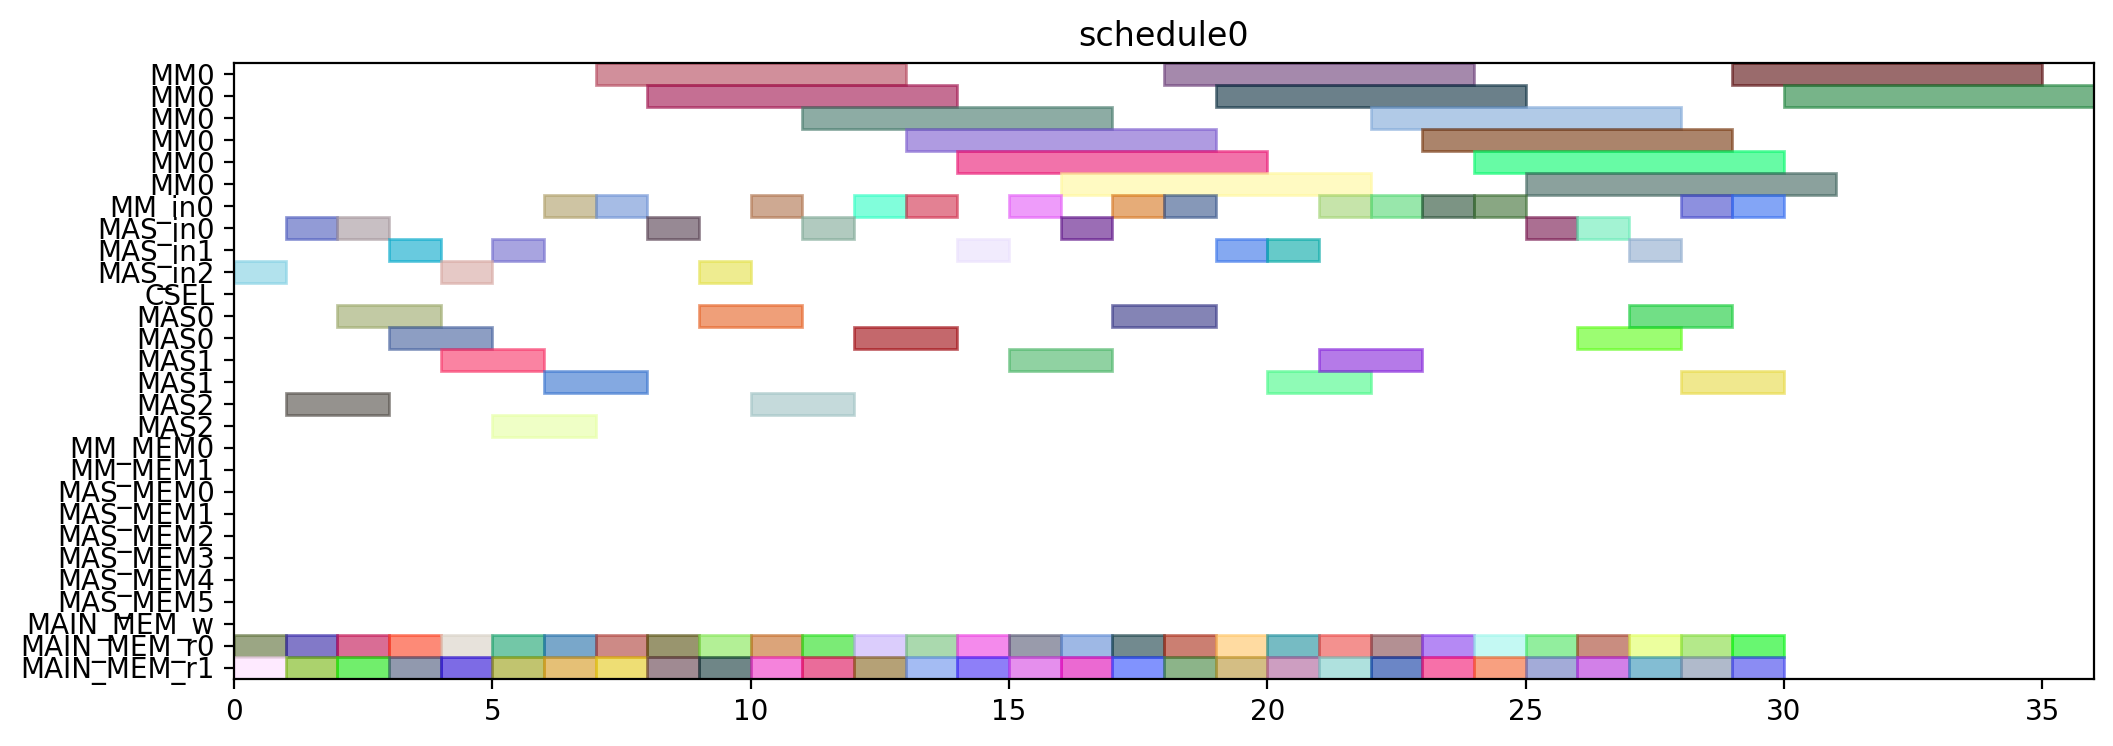

Write the Python code that produced this figure.
from pyschedule import Scenario, solvers, plotters, alt


def solve():
	horizon = 120
	S = Scenario("schedule0", horizon=horizon)

	# resource
	MM = S.Resources('MM', num=1, size=6)
	MM_in = S.Resources('MM_in', num=1)
	MAS_in = S.Resources('MAS_in', num=3)
	CSEL = S.Resource('CSEL')
	MAS = S.Resources('MAS', num=3, size=2, periods=range(1, horizon))
	MM_MEM = S.Resources('MM_MEM', num=2)
	MAS_MEM = S.Resources('MAS_MEM', num=6)
	MAIN_MEM_w = S.Resource('MAIN_MEM_w', size=1)
	MAIN_MEM_r = S.Resources('MAIN_MEM_r', num=2)

	# result of previous scheduling

	# new tasks
	r1_t0 = S.Task('r1_t0', length=6, delay_cost=1)
	r1_t0 += alt(MM)
	r1_t0_in = S.Task('r1_t0_in', length=1, delay_cost=1)
	r1_t0_in += alt(MM_in)
	S += r1_t0_in*MM_in[0]<=r1_t0*MM[0]
	r1_t0_mem0 = S.Task('r1_t0_mem0', length=1, delay_cost=1)
	r1_t0_mem0 += MAIN_MEM_r[0]
	S += r1_t0_mem0 <= r1_t0

	r1_t0_mem1 = S.Task('r1_t0_mem1', length=1, delay_cost=1)
	r1_t0_mem1 += MAIN_MEM_r[1]
	S += r1_t0_mem1 <= r1_t0

	r1_t1 = S.Task('r1_t1', length=6, delay_cost=1)
	r1_t1 += alt(MM)
	r1_t1_in = S.Task('r1_t1_in', length=1, delay_cost=1)
	r1_t1_in += alt(MM_in)
	S += r1_t1_in*MM_in[0]<=r1_t1*MM[0]
	r1_t1_mem0 = S.Task('r1_t1_mem0', length=1, delay_cost=1)
	r1_t1_mem0 += MAIN_MEM_r[0]
	S += r1_t1_mem0 <= r1_t1

	r1_t1_mem1 = S.Task('r1_t1_mem1', length=1, delay_cost=1)
	r1_t1_mem1 += MAIN_MEM_r[1]
	S += r1_t1_mem1 <= r1_t1

	r1_t2 = S.Task('r1_t2', length=2, delay_cost=1)
	r1_t2 += alt(MAS)
	r1_t2_in = S.Task('r1_t2_in', length=1, delay_cost=1)
	r1_t2_in += alt(MAS_in)
	S += r1_t2_in*MAS_in[0]<=r1_t2*MAS[0]

	S += r1_t2_in*MAS_in[1]<=r1_t2*MAS[1]

	S += r1_t2_in*MAS_in[2]<=r1_t2*MAS[2]

	r1_t2_mem0 = S.Task('r1_t2_mem0', length=1, delay_cost=1)
	r1_t2_mem0 += MAIN_MEM_r[0]
	S += r1_t2_mem0 <= r1_t2

	r1_t2_mem1 = S.Task('r1_t2_mem1', length=1, delay_cost=1)
	r1_t2_mem1 += MAIN_MEM_r[1]
	S += r1_t2_mem1 <= r1_t2

	r1_t3 = S.Task('r1_t3', length=2, delay_cost=1)
	r1_t3 += alt(MAS)
	r1_t3_in = S.Task('r1_t3_in', length=1, delay_cost=1)
	r1_t3_in += alt(MAS_in)
	S += r1_t3_in*MAS_in[0]<=r1_t3*MAS[0]

	S += r1_t3_in*MAS_in[1]<=r1_t3*MAS[1]

	S += r1_t3_in*MAS_in[2]<=r1_t3*MAS[2]

	r1_t3_mem0 = S.Task('r1_t3_mem0', length=1, delay_cost=1)
	r1_t3_mem0 += MAIN_MEM_r[0]
	S += r1_t3_mem0 <= r1_t3

	r1_t3_mem1 = S.Task('r1_t3_mem1', length=1, delay_cost=1)
	r1_t3_mem1 += MAIN_MEM_r[1]
	S += r1_t3_mem1 <= r1_t3

	r3_t0 = S.Task('r3_t0', length=6, delay_cost=1)
	r3_t0 += alt(MM)
	r3_t0_in = S.Task('r3_t0_in', length=1, delay_cost=1)
	r3_t0_in += alt(MM_in)
	S += r3_t0_in*MM_in[0]<=r3_t0*MM[0]
	r3_t0_mem0 = S.Task('r3_t0_mem0', length=1, delay_cost=1)
	r3_t0_mem0 += MAIN_MEM_r[0]
	S += r3_t0_mem0 <= r3_t0

	r3_t0_mem1 = S.Task('r3_t0_mem1', length=1, delay_cost=1)
	r3_t0_mem1 += MAIN_MEM_r[1]
	S += r3_t0_mem1 <= r3_t0

	r3_t1 = S.Task('r3_t1', length=6, delay_cost=1)
	r3_t1 += alt(MM)
	r3_t1_in = S.Task('r3_t1_in', length=1, delay_cost=1)
	r3_t1_in += alt(MM_in)
	S += r3_t1_in*MM_in[0]<=r3_t1*MM[0]
	r3_t1_mem0 = S.Task('r3_t1_mem0', length=1, delay_cost=1)
	r3_t1_mem0 += MAIN_MEM_r[0]
	S += r3_t1_mem0 <= r3_t1

	r3_t1_mem1 = S.Task('r3_t1_mem1', length=1, delay_cost=1)
	r3_t1_mem1 += MAIN_MEM_r[1]
	S += r3_t1_mem1 <= r3_t1

	r3_t2 = S.Task('r3_t2', length=2, delay_cost=1)
	r3_t2 += alt(MAS)
	r3_t2_in = S.Task('r3_t2_in', length=1, delay_cost=1)
	r3_t2_in += alt(MAS_in)
	S += r3_t2_in*MAS_in[0]<=r3_t2*MAS[0]

	S += r3_t2_in*MAS_in[1]<=r3_t2*MAS[1]

	S += r3_t2_in*MAS_in[2]<=r3_t2*MAS[2]

	r3_t2_mem0 = S.Task('r3_t2_mem0', length=1, delay_cost=1)
	r3_t2_mem0 += MAIN_MEM_r[0]
	S += r3_t2_mem0 <= r3_t2

	r3_t2_mem1 = S.Task('r3_t2_mem1', length=1, delay_cost=1)
	r3_t2_mem1 += MAIN_MEM_r[1]
	S += r3_t2_mem1 <= r3_t2

	r3_t3 = S.Task('r3_t3', length=2, delay_cost=1)
	r3_t3 += alt(MAS)
	r3_t3_in = S.Task('r3_t3_in', length=1, delay_cost=1)
	r3_t3_in += alt(MAS_in)
	S += r3_t3_in*MAS_in[0]<=r3_t3*MAS[0]

	S += r3_t3_in*MAS_in[1]<=r3_t3*MAS[1]

	S += r3_t3_in*MAS_in[2]<=r3_t3*MAS[2]

	r3_t3_mem0 = S.Task('r3_t3_mem0', length=1, delay_cost=1)
	r3_t3_mem0 += MAIN_MEM_r[0]
	S += r3_t3_mem0 <= r3_t3

	r3_t3_mem1 = S.Task('r3_t3_mem1', length=1, delay_cost=1)
	r3_t3_mem1 += MAIN_MEM_r[1]
	S += r3_t3_mem1 <= r3_t3

	r4_t0 = S.Task('r4_t0', length=6, delay_cost=1)
	r4_t0 += alt(MM)
	r4_t0_in = S.Task('r4_t0_in', length=1, delay_cost=1)
	r4_t0_in += alt(MM_in)
	S += r4_t0_in*MM_in[0]<=r4_t0*MM[0]
	r4_t0_mem0 = S.Task('r4_t0_mem0', length=1, delay_cost=1)
	r4_t0_mem0 += MAIN_MEM_r[0]
	S += r4_t0_mem0 <= r4_t0

	r4_t0_mem1 = S.Task('r4_t0_mem1', length=1, delay_cost=1)
	r4_t0_mem1 += MAIN_MEM_r[1]
	S += r4_t0_mem1 <= r4_t0

	r4_t1 = S.Task('r4_t1', length=6, delay_cost=1)
	r4_t1 += alt(MM)
	r4_t1_in = S.Task('r4_t1_in', length=1, delay_cost=1)
	r4_t1_in += alt(MM_in)
	S += r4_t1_in*MM_in[0]<=r4_t1*MM[0]
	r4_t1_mem0 = S.Task('r4_t1_mem0', length=1, delay_cost=1)
	r4_t1_mem0 += MAIN_MEM_r[0]
	S += r4_t1_mem0 <= r4_t1

	r4_t1_mem1 = S.Task('r4_t1_mem1', length=1, delay_cost=1)
	r4_t1_mem1 += MAIN_MEM_r[1]
	S += r4_t1_mem1 <= r4_t1

	r4_t2 = S.Task('r4_t2', length=2, delay_cost=1)
	r4_t2 += alt(MAS)
	r4_t2_in = S.Task('r4_t2_in', length=1, delay_cost=1)
	r4_t2_in += alt(MAS_in)
	S += r4_t2_in*MAS_in[0]<=r4_t2*MAS[0]

	S += r4_t2_in*MAS_in[1]<=r4_t2*MAS[1]

	S += r4_t2_in*MAS_in[2]<=r4_t2*MAS[2]

	r4_t2_mem0 = S.Task('r4_t2_mem0', length=1, delay_cost=1)
	r4_t2_mem0 += MAIN_MEM_r[0]
	S += r4_t2_mem0 <= r4_t2

	r4_t2_mem1 = S.Task('r4_t2_mem1', length=1, delay_cost=1)
	r4_t2_mem1 += MAIN_MEM_r[1]
	S += r4_t2_mem1 <= r4_t2

	r4_t3 = S.Task('r4_t3', length=2, delay_cost=1)
	r4_t3 += alt(MAS)
	r4_t3_in = S.Task('r4_t3_in', length=1, delay_cost=1)
	r4_t3_in += alt(MAS_in)
	S += r4_t3_in*MAS_in[0]<=r4_t3*MAS[0]

	S += r4_t3_in*MAS_in[1]<=r4_t3*MAS[1]

	S += r4_t3_in*MAS_in[2]<=r4_t3*MAS[2]

	r4_t3_mem0 = S.Task('r4_t3_mem0', length=1, delay_cost=1)
	r4_t3_mem0 += MAIN_MEM_r[0]
	S += r4_t3_mem0 <= r4_t3

	r4_t3_mem1 = S.Task('r4_t3_mem1', length=1, delay_cost=1)
	r4_t3_mem1 += MAIN_MEM_r[1]
	S += r4_t3_mem1 <= r4_t3

	r5_t0 = S.Task('r5_t0', length=6, delay_cost=1)
	r5_t0 += alt(MM)
	r5_t0_in = S.Task('r5_t0_in', length=1, delay_cost=1)
	r5_t0_in += alt(MM_in)
	S += r5_t0_in*MM_in[0]<=r5_t0*MM[0]
	r5_t0_mem0 = S.Task('r5_t0_mem0', length=1, delay_cost=1)
	r5_t0_mem0 += MAIN_MEM_r[0]
	S += r5_t0_mem0 <= r5_t0

	r5_t0_mem1 = S.Task('r5_t0_mem1', length=1, delay_cost=1)
	r5_t0_mem1 += MAIN_MEM_r[1]
	S += r5_t0_mem1 <= r5_t0

	r5_t1 = S.Task('r5_t1', length=6, delay_cost=1)
	r5_t1 += alt(MM)
	r5_t1_in = S.Task('r5_t1_in', length=1, delay_cost=1)
	r5_t1_in += alt(MM_in)
	S += r5_t1_in*MM_in[0]<=r5_t1*MM[0]
	r5_t1_mem0 = S.Task('r5_t1_mem0', length=1, delay_cost=1)
	r5_t1_mem0 += MAIN_MEM_r[0]
	S += r5_t1_mem0 <= r5_t1

	r5_t1_mem1 = S.Task('r5_t1_mem1', length=1, delay_cost=1)
	r5_t1_mem1 += MAIN_MEM_r[1]
	S += r5_t1_mem1 <= r5_t1

	r5_t2 = S.Task('r5_t2', length=2, delay_cost=1)
	r5_t2 += alt(MAS)
	r5_t2_in = S.Task('r5_t2_in', length=1, delay_cost=1)
	r5_t2_in += alt(MAS_in)
	S += r5_t2_in*MAS_in[0]<=r5_t2*MAS[0]

	S += r5_t2_in*MAS_in[1]<=r5_t2*MAS[1]

	S += r5_t2_in*MAS_in[2]<=r5_t2*MAS[2]

	r5_t2_mem0 = S.Task('r5_t2_mem0', length=1, delay_cost=1)
	r5_t2_mem0 += MAIN_MEM_r[0]
	S += r5_t2_mem0 <= r5_t2

	r5_t2_mem1 = S.Task('r5_t2_mem1', length=1, delay_cost=1)
	r5_t2_mem1 += MAIN_MEM_r[1]
	S += r5_t2_mem1 <= r5_t2

	r5_t3 = S.Task('r5_t3', length=2, delay_cost=1)
	r5_t3 += alt(MAS)
	r5_t3_in = S.Task('r5_t3_in', length=1, delay_cost=1)
	r5_t3_in += alt(MAS_in)
	S += r5_t3_in*MAS_in[0]<=r5_t3*MAS[0]

	S += r5_t3_in*MAS_in[1]<=r5_t3*MAS[1]

	S += r5_t3_in*MAS_in[2]<=r5_t3*MAS[2]

	r5_t3_mem0 = S.Task('r5_t3_mem0', length=1, delay_cost=1)
	r5_t3_mem0 += MAIN_MEM_r[0]
	S += r5_t3_mem0 <= r5_t3

	r5_t3_mem1 = S.Task('r5_t3_mem1', length=1, delay_cost=1)
	r5_t3_mem1 += MAIN_MEM_r[1]
	S += r5_t3_mem1 <= r5_t3

	r6_t0 = S.Task('r6_t0', length=6, delay_cost=1)
	r6_t0 += alt(MM)
	r6_t0_in = S.Task('r6_t0_in', length=1, delay_cost=1)
	r6_t0_in += alt(MM_in)
	S += r6_t0_in*MM_in[0]<=r6_t0*MM[0]
	r6_t0_mem0 = S.Task('r6_t0_mem0', length=1, delay_cost=1)
	r6_t0_mem0 += MAIN_MEM_r[0]
	S += r6_t0_mem0 <= r6_t0

	r6_t0_mem1 = S.Task('r6_t0_mem1', length=1, delay_cost=1)
	r6_t0_mem1 += MAIN_MEM_r[1]
	S += r6_t0_mem1 <= r6_t0

	r6_t1 = S.Task('r6_t1', length=6, delay_cost=1)
	r6_t1 += alt(MM)
	r6_t1_in = S.Task('r6_t1_in', length=1, delay_cost=1)
	r6_t1_in += alt(MM_in)
	S += r6_t1_in*MM_in[0]<=r6_t1*MM[0]
	r6_t1_mem0 = S.Task('r6_t1_mem0', length=1, delay_cost=1)
	r6_t1_mem0 += MAIN_MEM_r[0]
	S += r6_t1_mem0 <= r6_t1

	r6_t1_mem1 = S.Task('r6_t1_mem1', length=1, delay_cost=1)
	r6_t1_mem1 += MAIN_MEM_r[1]
	S += r6_t1_mem1 <= r6_t1

	r6_t2 = S.Task('r6_t2', length=2, delay_cost=1)
	r6_t2 += alt(MAS)
	r6_t2_in = S.Task('r6_t2_in', length=1, delay_cost=1)
	r6_t2_in += alt(MAS_in)
	S += r6_t2_in*MAS_in[0]<=r6_t2*MAS[0]

	S += r6_t2_in*MAS_in[1]<=r6_t2*MAS[1]

	S += r6_t2_in*MAS_in[2]<=r6_t2*MAS[2]

	r6_t2_mem0 = S.Task('r6_t2_mem0', length=1, delay_cost=1)
	r6_t2_mem0 += MAIN_MEM_r[0]
	S += r6_t2_mem0 <= r6_t2

	r6_t2_mem1 = S.Task('r6_t2_mem1', length=1, delay_cost=1)
	r6_t2_mem1 += MAIN_MEM_r[1]
	S += r6_t2_mem1 <= r6_t2

	r6_t3 = S.Task('r6_t3', length=2, delay_cost=1)
	r6_t3 += alt(MAS)
	r6_t3_in = S.Task('r6_t3_in', length=1, delay_cost=1)
	r6_t3_in += alt(MAS_in)
	S += r6_t3_in*MAS_in[0]<=r6_t3*MAS[0]

	S += r6_t3_in*MAS_in[1]<=r6_t3*MAS[1]

	S += r6_t3_in*MAS_in[2]<=r6_t3*MAS[2]

	r6_t3_mem0 = S.Task('r6_t3_mem0', length=1, delay_cost=1)
	r6_t3_mem0 += MAIN_MEM_r[0]
	S += r6_t3_mem0 <= r6_t3

	r6_t3_mem1 = S.Task('r6_t3_mem1', length=1, delay_cost=1)
	r6_t3_mem1 += MAIN_MEM_r[1]
	S += r6_t3_mem1 <= r6_t3

	r9_t2 = S.Task('r9_t2', length=2, delay_cost=1)
	r9_t2 += alt(MAS)
	r9_t2_in = S.Task('r9_t2_in', length=1, delay_cost=1)
	r9_t2_in += alt(MAS_in)
	S += r9_t2_in*MAS_in[0]<=r9_t2*MAS[0]

	S += r9_t2_in*MAS_in[1]<=r9_t2*MAS[1]

	S += r9_t2_in*MAS_in[2]<=r9_t2*MAS[2]

	r9_t2_mem0 = S.Task('r9_t2_mem0', length=1, delay_cost=1)
	r9_t2_mem0 += MAIN_MEM_r[0]
	S += r9_t2_mem0 <= r9_t2

	r9_t2_mem1 = S.Task('r9_t2_mem1', length=1, delay_cost=1)
	r9_t2_mem1 += MAIN_MEM_r[1]
	S += r9_t2_mem1 <= r9_t2

	r12_t0 = S.Task('r12_t0', length=6, delay_cost=1)
	r12_t0 += alt(MM)
	r12_t0_in = S.Task('r12_t0_in', length=1, delay_cost=1)
	r12_t0_in += alt(MM_in)
	S += r12_t0_in*MM_in[0]<=r12_t0*MM[0]
	r12_t0_mem0 = S.Task('r12_t0_mem0', length=1, delay_cost=1)
	r12_t0_mem0 += MAIN_MEM_r[0]
	S += r12_t0_mem0 <= r12_t0

	r12_t0_mem1 = S.Task('r12_t0_mem1', length=1, delay_cost=1)
	r12_t0_mem1 += MAIN_MEM_r[1]
	S += r12_t0_mem1 <= r12_t0

	r12_t1 = S.Task('r12_t1', length=6, delay_cost=1)
	r12_t1 += alt(MM)
	r12_t1_in = S.Task('r12_t1_in', length=1, delay_cost=1)
	r12_t1_in += alt(MM_in)
	S += r12_t1_in*MM_in[0]<=r12_t1*MM[0]
	r12_t1_mem0 = S.Task('r12_t1_mem0', length=1, delay_cost=1)
	r12_t1_mem0 += MAIN_MEM_r[0]
	S += r12_t1_mem0 <= r12_t1

	r12_t1_mem1 = S.Task('r12_t1_mem1', length=1, delay_cost=1)
	r12_t1_mem1 += MAIN_MEM_r[1]
	S += r12_t1_mem1 <= r12_t1

	r12_t2 = S.Task('r12_t2', length=2, delay_cost=1)
	r12_t2 += alt(MAS)
	r12_t2_in = S.Task('r12_t2_in', length=1, delay_cost=1)
	r12_t2_in += alt(MAS_in)
	S += r12_t2_in*MAS_in[0]<=r12_t2*MAS[0]

	S += r12_t2_in*MAS_in[1]<=r12_t2*MAS[1]

	S += r12_t2_in*MAS_in[2]<=r12_t2*MAS[2]

	r12_t2_mem0 = S.Task('r12_t2_mem0', length=1, delay_cost=1)
	r12_t2_mem0 += MAIN_MEM_r[0]
	S += r12_t2_mem0 <= r12_t2

	r12_t2_mem1 = S.Task('r12_t2_mem1', length=1, delay_cost=1)
	r12_t2_mem1 += MAIN_MEM_r[1]
	S += r12_t2_mem1 <= r12_t2

	r12_t3 = S.Task('r12_t3', length=2, delay_cost=1)
	r12_t3 += alt(MAS)
	r12_t3_in = S.Task('r12_t3_in', length=1, delay_cost=1)
	r12_t3_in += alt(MAS_in)
	S += r12_t3_in*MAS_in[0]<=r12_t3*MAS[0]

	S += r12_t3_in*MAS_in[1]<=r12_t3*MAS[1]

	S += r12_t3_in*MAS_in[2]<=r12_t3*MAS[2]

	r12_t3_mem0 = S.Task('r12_t3_mem0', length=1, delay_cost=1)
	r12_t3_mem0 += MAIN_MEM_r[0]
	S += r12_t3_mem0 <= r12_t3

	r12_t3_mem1 = S.Task('r12_t3_mem1', length=1, delay_cost=1)
	r12_t3_mem1 += MAIN_MEM_r[1]
	S += r12_t3_mem1 <= r12_t3

	r13_t0 = S.Task('r13_t0', length=6, delay_cost=1)
	r13_t0 += alt(MM)
	r13_t0_in = S.Task('r13_t0_in', length=1, delay_cost=1)
	r13_t0_in += alt(MM_in)
	S += r13_t0_in*MM_in[0]<=r13_t0*MM[0]
	r13_t0_mem0 = S.Task('r13_t0_mem0', length=1, delay_cost=1)
	r13_t0_mem0 += MAIN_MEM_r[0]
	S += r13_t0_mem0 <= r13_t0

	r13_t0_mem1 = S.Task('r13_t0_mem1', length=1, delay_cost=1)
	r13_t0_mem1 += MAIN_MEM_r[1]
	S += r13_t0_mem1 <= r13_t0

	r13_t1 = S.Task('r13_t1', length=6, delay_cost=1)
	r13_t1 += alt(MM)
	r13_t1_in = S.Task('r13_t1_in', length=1, delay_cost=1)
	r13_t1_in += alt(MM_in)
	S += r13_t1_in*MM_in[0]<=r13_t1*MM[0]
	r13_t1_mem0 = S.Task('r13_t1_mem0', length=1, delay_cost=1)
	r13_t1_mem0 += MAIN_MEM_r[0]
	S += r13_t1_mem0 <= r13_t1

	r13_t1_mem1 = S.Task('r13_t1_mem1', length=1, delay_cost=1)
	r13_t1_mem1 += MAIN_MEM_r[1]
	S += r13_t1_mem1 <= r13_t1

	r13_t2 = S.Task('r13_t2', length=2, delay_cost=1)
	r13_t2 += alt(MAS)
	r13_t2_in = S.Task('r13_t2_in', length=1, delay_cost=1)
	r13_t2_in += alt(MAS_in)
	S += r13_t2_in*MAS_in[0]<=r13_t2*MAS[0]

	S += r13_t2_in*MAS_in[1]<=r13_t2*MAS[1]

	S += r13_t2_in*MAS_in[2]<=r13_t2*MAS[2]

	r13_t2_mem0 = S.Task('r13_t2_mem0', length=1, delay_cost=1)
	r13_t2_mem0 += MAIN_MEM_r[0]
	S += r13_t2_mem0 <= r13_t2

	r13_t2_mem1 = S.Task('r13_t2_mem1', length=1, delay_cost=1)
	r13_t2_mem1 += MAIN_MEM_r[1]
	S += r13_t2_mem1 <= r13_t2

	r13_t3 = S.Task('r13_t3', length=2, delay_cost=1)
	r13_t3 += alt(MAS)
	r13_t3_in = S.Task('r13_t3_in', length=1, delay_cost=1)
	r13_t3_in += alt(MAS_in)
	S += r13_t3_in*MAS_in[0]<=r13_t3*MAS[0]

	S += r13_t3_in*MAS_in[1]<=r13_t3*MAS[1]

	S += r13_t3_in*MAS_in[2]<=r13_t3*MAS[2]

	r13_t3_mem0 = S.Task('r13_t3_mem0', length=1, delay_cost=1)
	r13_t3_mem0 += MAIN_MEM_r[0]
	S += r13_t3_mem0 <= r13_t3

	r13_t3_mem1 = S.Task('r13_t3_mem1', length=1, delay_cost=1)
	r13_t3_mem1 += MAIN_MEM_r[1]
	S += r13_t3_mem1 <= r13_t3

	r16_t3 = S.Task('r16_t3', length=2, delay_cost=1)
	r16_t3 += alt(MAS)
	r16_t3_in = S.Task('r16_t3_in', length=1, delay_cost=1)
	r16_t3_in += alt(MAS_in)
	S += r16_t3_in*MAS_in[0]<=r16_t3*MAS[0]

	S += r16_t3_in*MAS_in[1]<=r16_t3*MAS[1]

	S += r16_t3_in*MAS_in[2]<=r16_t3*MAS[2]

	r16_t3_mem0 = S.Task('r16_t3_mem0', length=1, delay_cost=1)
	r16_t3_mem0 += MAIN_MEM_r[0]
	S += r16_t3_mem0 <= r16_t3

	r16_t3_mem1 = S.Task('r16_t3_mem1', length=1, delay_cost=1)
	r16_t3_mem1 += MAIN_MEM_r[1]
	S += r16_t3_mem1 <= r16_t3

	solvers.mip.solve(S,msg=1,kind='CPLEX',ratio_gap=1.01)

	solution = [['hoge']*len(S.solution()[1]) for i in range(len(S.solution()))]
	for i in range(len(S.solution())):
		for j in range(len(S.solution()[i])):
			solution[i][j]=str(S.solution()[i][j])
	print(solution)

	cycles = int(solution[-1][3])

	pic_file_name = "/mnt/rose/usr1/fukuda/ABE/multiRAM_multiMAS_16mux/scheduling_result/stage6MM1_stage2MAS3/EP2_YRECOVER/schedule0.png"
	if(S.solution() != []):
		plotters.matplotlib.plot(S,img_filename=pic_file_name, show_task_labels=False, fig_size=(cycles*0.25+3, 4))

	return solution
